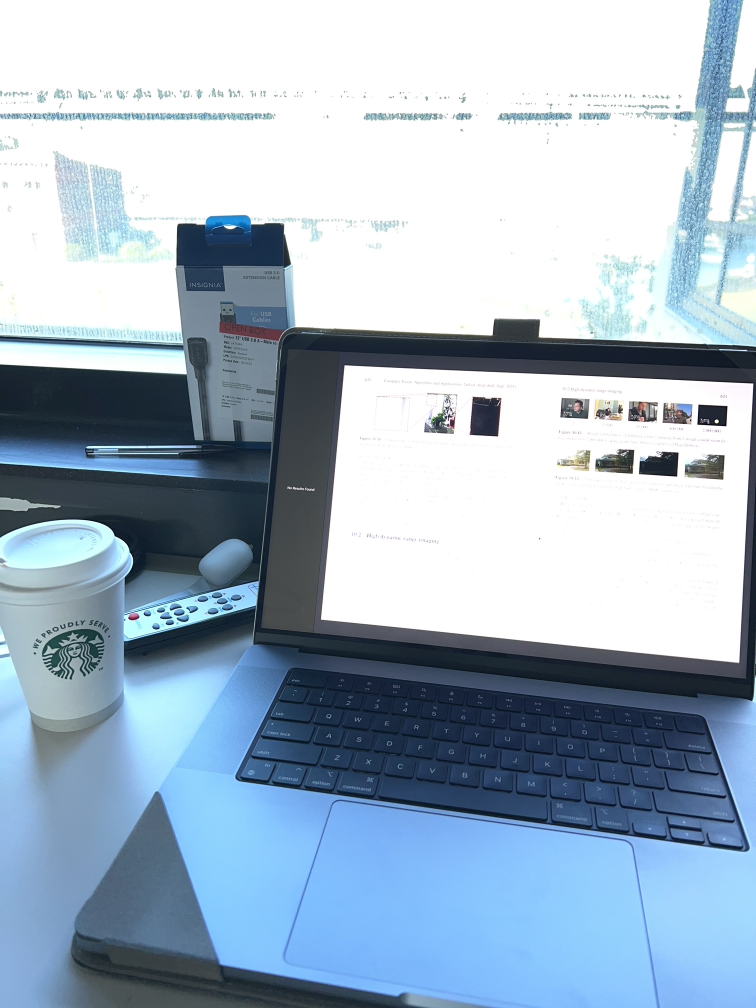
#> input picture Aadesh_Varude_lab7/IMAGE_3.JPG, 1512 x 2016 px (shown at 1/2 size)
$ python -i Homework_lab7.py   (imports and definitions only)
#> lines starting #> are read from the running program, lines starting #| are printed output that depends on the picture; after the words box and inside, x2 and y2 are one past the last pixel; in counts of white or black regions, pixels touching at a corner belong together
#> further down, picture is the input picture: shape (2016, 1512, 3); mean B, G, R 197, 180.4, 162.3
import cv2 # Importing necessary libraries
from cv2 import *
import datetime
import numpy as np


def detect_circles(img):

    gray = cv2.cvtColor(img, cv2.COLOR_BGR2GRAY)  # Convert to Grayscale
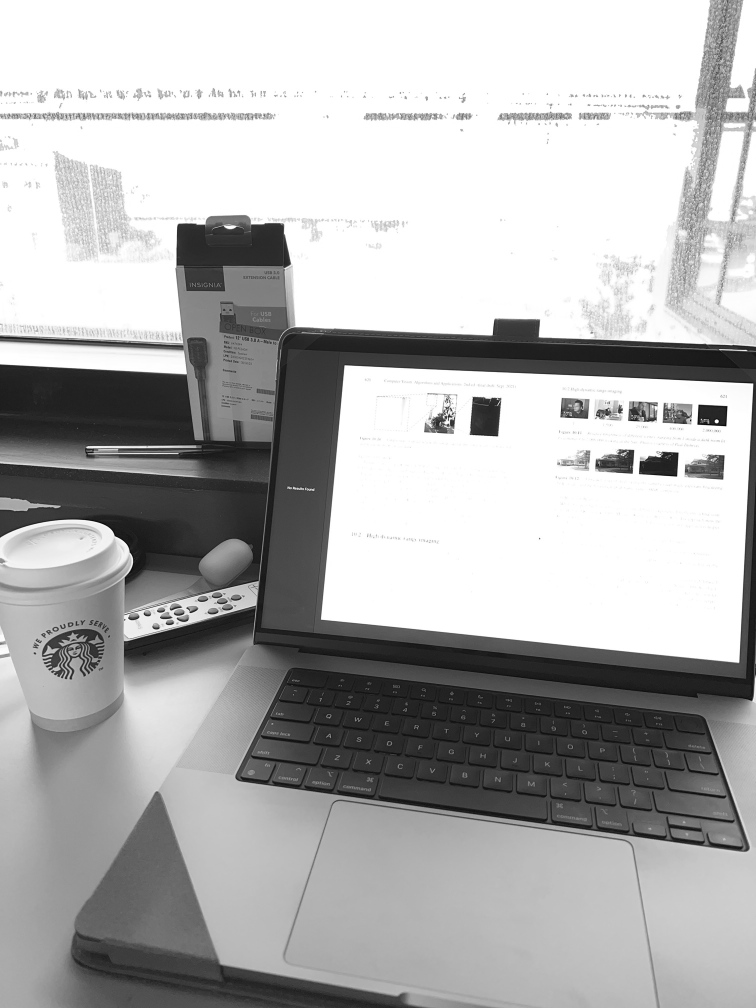
#> gray: shape (2016, 1512) (shown at 1/2 size); min 0, max 255, mean 176.9
    gray = cv2.GaussianBlur(gray, (7, 7), 3) # Implementing gaussianc blurr

    circles = cv2.HoughCircles(gray, cv2.HOUGH_GRADIENT, 1, gray.shape[0]/8, param1=100, param2=30, minRadius=1, maxRadius=100) # using houhg circles to detect circles in the image
#> circles = [[125.5, 1310.5, 40.8], [467.5, 1115.5, 38.2], [1242.5, 1703.5, 26.6], [1296.5, 825.5, 18.8]]

    # circles = cv2.HoughCircles(gray, cv2.HOUGH_GRADIENT, 1.3, 30, param1=150, param2=200, minRadius=0, maxRadius=0)

    # Drwaing the circle with pink colour circle
    if circles is not None:
        circles = np.uint16(np.around(circles))
#> circles = [[126, 1310, 41], [468, 1116, 38], [1242, 1704, 27], [1296, 826, 19]]
        for i in circles[0, :]:
            center = (i[0], i[1])
            # circle center
            cv2.circle(img, center, 1, (0, 100, 100), 3)
            # circle outline
            radius = i[2]
            cv2.circle(img, center, radius, (255, 0, 255), 3)
#> this loop made 4 passes
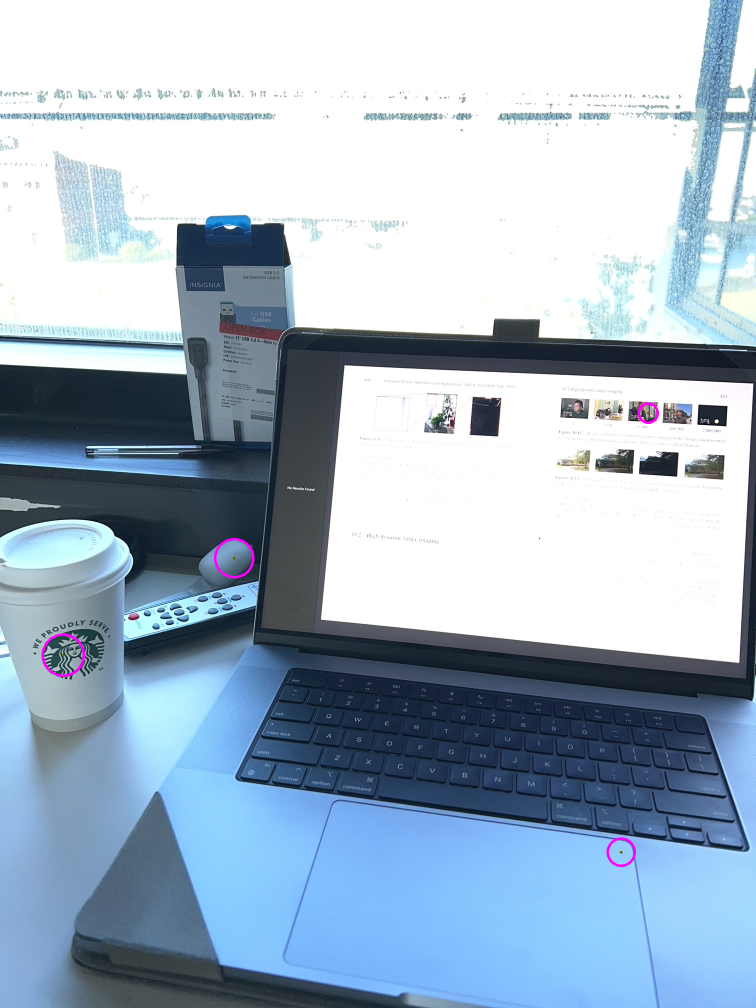
#> img: shape (2016, 1512, 3) (shown at 1/2 size); 0.13% of pixels changed, all inside (x1, y1, x2, y2) = (83, 805, 1318, 1734)
    return img,circles

# [95 lines left out: function recognise_coins, not called in this run]


# Main code to capture the video form the webcam and proces the coing detection and sum
# [40 lines not run here, left out]


#--------------------------------------------------------------------------------------------------------------------------------------------#
#Part2
#Readung images and storing them in a list
img_fn = ["Aadesh_Varude_lab7/IMAGE_1.JPG", "Aadesh_Varude_lab7/IMAGE_2.JPG", "Aadesh_Varude_lab7/IMAGE_3.JPG"]
# [1 line not run here, left out]

#Defining the merge mertens function
merge_mertens = cv2.createMergeMertens()
#Implementing mertens algorithm
# [1 line that did not run here, left out]
# [1 line that did not run here, left out]
# [4 lines not run here, left out]


# [21 lines of commented-out code are left out]

>>> import cv2
>>> picture = cv2.imread('IMAGE_3.JPG')
>>> result = detect_circles(picture)
